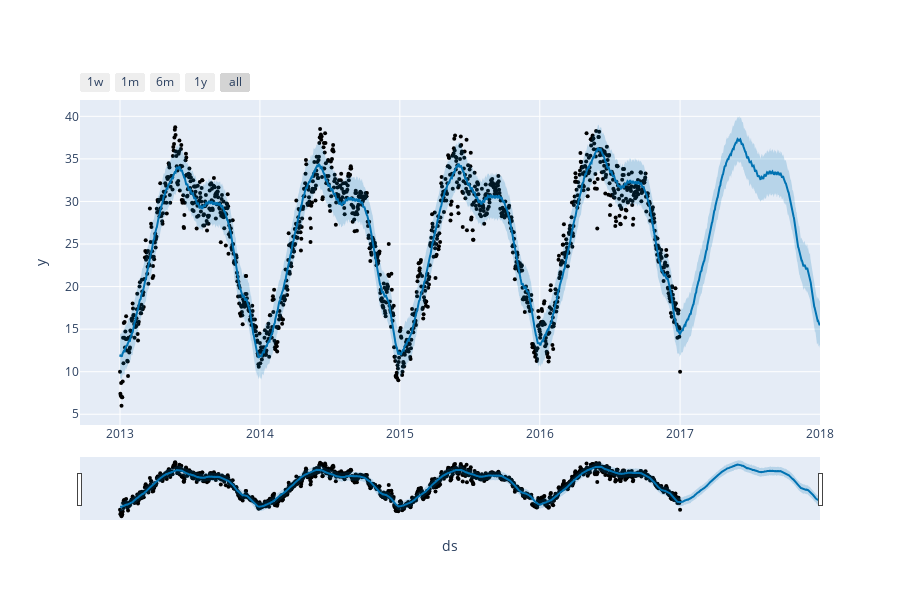

Notebook cell for this chart:
### Code cell
from prophet import Prophet
from prophet.plot import plot_plotly, plot_components_plotly
model = Prophet()
model.fit(forecast_data)
future = model.make_future_dataframe(periods=365)
predictions = model.predict(future)
plot_plotly(model, predictions)

### Figure 1 — Plotly figure (JSON) as saved in the notebook; plotly's stock layout.template omitted (floating-point values rounded to 4 significant figures; data arrays with more than 128 entries replaced by an {"elided": "..."} marker saying what was removed)
{"data": [{"marker": {"color": "black", "size": 4}, "mode": "markers", "name": "Actual", "type": "scatter", "x": {"elided": "1462 str values"}, "y": {"elided": "1462 float values"}}, {"hoverinfo": "skip", "line": {"width": 0}, "mode": "lines", "type": "scatter", "x": {"elided": "1827 str values"}, "y": {"elided": "1827 float values"}}, {"fill": "tonexty", "fillcolor": "rgba(0, 114, 178, 0.2)", "line": {"color": "#0072B2", "width": 2}, "mode": "lines", "name": "Predicted", "type": "scatter", "x": {"elided": "1827 str values"}, "y": {"elided": "1827 float values"}}, {"fill": "tonexty", "fillcolor": "rgba(0, 114, 178, 0.2)", "hoverinfo": "skip", "line": {"width": 0}, "mode": "lines", "type": "scatter", "x": {"elided": "1827 str values"}, "y": {"elided": "1827 float values"}}], "layout": {"height": 600, "showlegend": false, "width": 900, "xaxis": {"rangeselector": {"buttons": [{"count": 7, "label": "1w", "step": "day", "stepmode": "backward"}, {"count": 1, "label": "1m", "step": "month", "stepmode": "backward"}, {"count": 6, "label": "6m", "step": "month", "stepmode": "backward"}, {"count": 1, "label": "1y", "step": "year", "stepmode": "backward"}, {"step": "all"}]}, "rangeslider": {"visible": true}, "title": {"text": "ds"}, "type": "date"}, "yaxis": {"title": {"text": "y"}}}}
